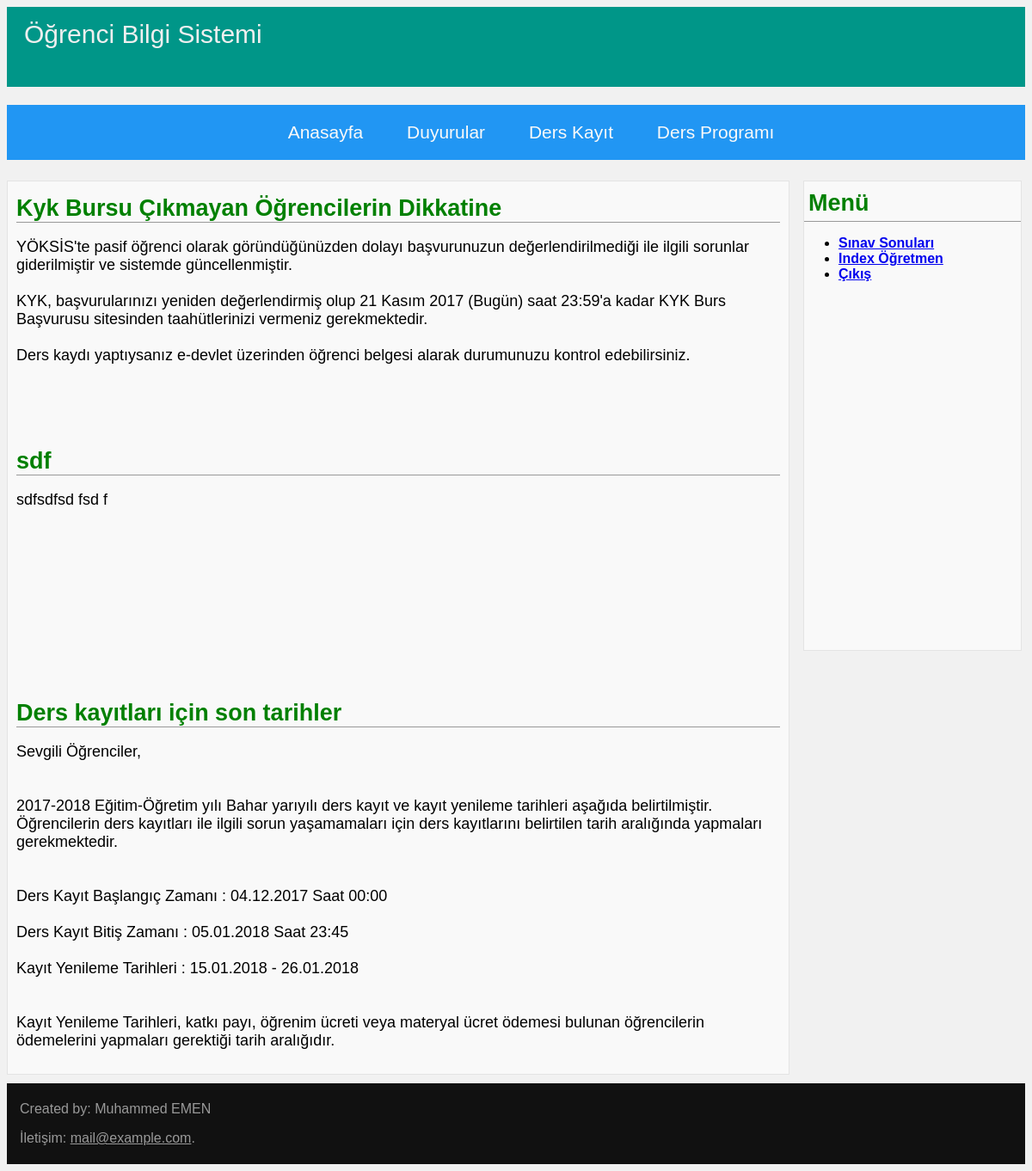
Page /duyurular.php (signed in) on the committed database.
### tables this page shows
CREATE TABLE IF NOT EXISTS `duyurular` (
  `id` int NOT NULL AUTO_INCREMENT,
  `konu` varchar(256) NOT NULL,
  `duyuru` mediumtext NOT NULL,
  PRIMARY KEY (`id`)
);

### duyurular.php (the view, shortened to what this page needs)
<?php
include 'connect.php';
include 'header.php';
?>
<section>
<?php
$duyurucek=mysqli_query($baglan,"SELECT konu, duyuru FROM duyurular");
while($duyuruListele = mysqli_fetch_array( $duyurucek ) )
{
echo "<article style=\"min-height:35%;font-size:18px;\"><header>". $duyuruListele[0] ."</header><p>
		". $duyuruListele[1] ."
		</p></article>";
}
?>
</section>
<?php
include 'aside.php';
include 'footer.php';
?>

### style.css (style rules this page uses)
body { background:#f1f1f1; }
header { font-size:27px; color:#efefef; }
section { background:#f9f9f9; font-size:18px; font-weight:normal; padding:10px; margin-top:3px; width:75%; border:1px solid #e4e4e4; display:inline-block; }
article { background:; margin-bottom:15px; width:100%; min-height:50%; height:auto; font-size:20px; font-weight:normal; padding-top:4px; }
section article header { color:green; font-weight:bold; background:none; border-bottom:1px solid #999; height:auto; padding-top:2px; }

### rows in the picture
duyurular: konu "Kyk Bursu Çıkmayan Öğrencilerin Dikkatine", duyuru "YÖKSİS'te pasif öğrenci olarak göründüğünüzden dolayı başvurunuzun değerlendirilmediği ile ilgili sorunlar giderilmiştir ve sistemde güncellenmiştir. KYK, başvurularınızı yeniden değerlendirmiş olup 21 Kasım 2017 (Bugün) saat 23:59'a kadar KYK Burs Başvurusu sitesinden taahütlerinizi vermeniz gerekmektedir. Ders kaydı yaptıysanız e-devlet üzerinden öğrenci belgesi alarak durumunuzu kontrol edebilirsiniz."
duyurular: konu "sdf", duyuru "sdfsdfsd fsd f"
duyurular: konu "Ders kayıtları için son tarihler", duyuru "Sevgili Öğrenciler, 2017-2018 Eğitim-Öğretim yılı Bahar yarıyılı ders kayıt ve kayıt yenileme tarihleri aşağıda belirtilmiştir. Öğrencilerin ders kayıtları ile ilgili sorun yaşamamaları için ders kayıtlarını belirtilen tarih aralığında yapmaları gerekmektedir. Ders Kayıt Başlangıç Zamanı : 04.12.2017 Saat 00:00 Ders Kayıt Bitiş Zamanı : 05.01.2018 Saat 23:45 Kayıt Yenileme Tarihleri : 15.01.2018 - 26.01.2018 Kayıt Yenileme Tarihleri, katkı payı, öğrenim ücreti veya materyal ücret ödemesi bulunan öğrencilerin ödemelerini yapmaları gerektiği tarih aralığıdır."
